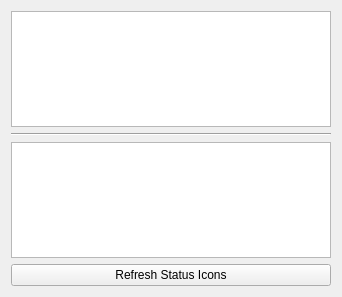
<?xml version="1.0" encoding="UTF-8"?>
<ui version="4.0">
 <class>Form</class>
 <widget class="QWidget" name="Form">
  <property name="geometry">
   <rect>
    <x>0</x>
    <y>0</y>
    <width>342</width>
    <height>297</height>
   </rect>
  </property>
  <property name="windowTitle">
   <string>Form</string>
  </property>
  <layout class="QVBoxLayout" name="verticalLayout">
   <item>
    <widget class="QTreeView" name="tree_view"/>
   </item>
   <item>
    <widget class="Line" name="line">
     <property name="orientation">
      <enum>Qt::Horizontal</enum>
     </property>
    </widget>
   </item>
   <item>
    <widget class="QListWidget" name="edits_list"/>
   </item>
   <item>
    <widget class="QPushButton" name="refresh_button">
     <property name="text">
      <string>Refresh Status Icons</string>
     </property>
    </widget>
   </item>
  </layout>
 </widget>
 <resources/>
 <connections/>
</ui>
